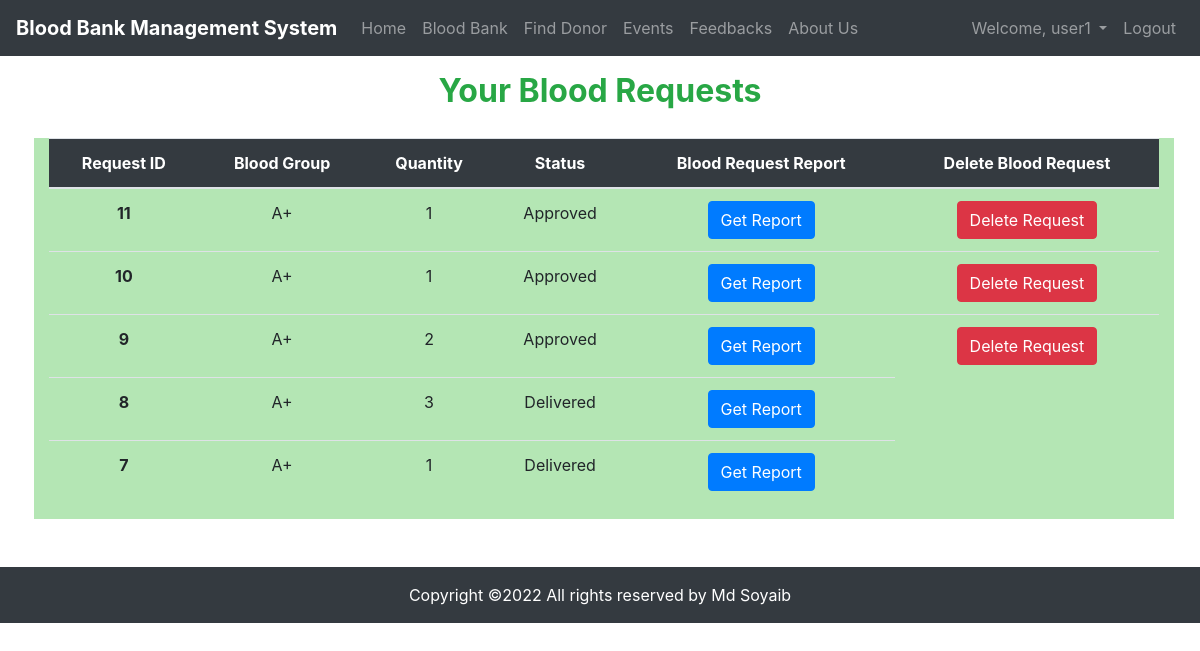
The page /blood_requests (signed in) on the database as committed earlier.
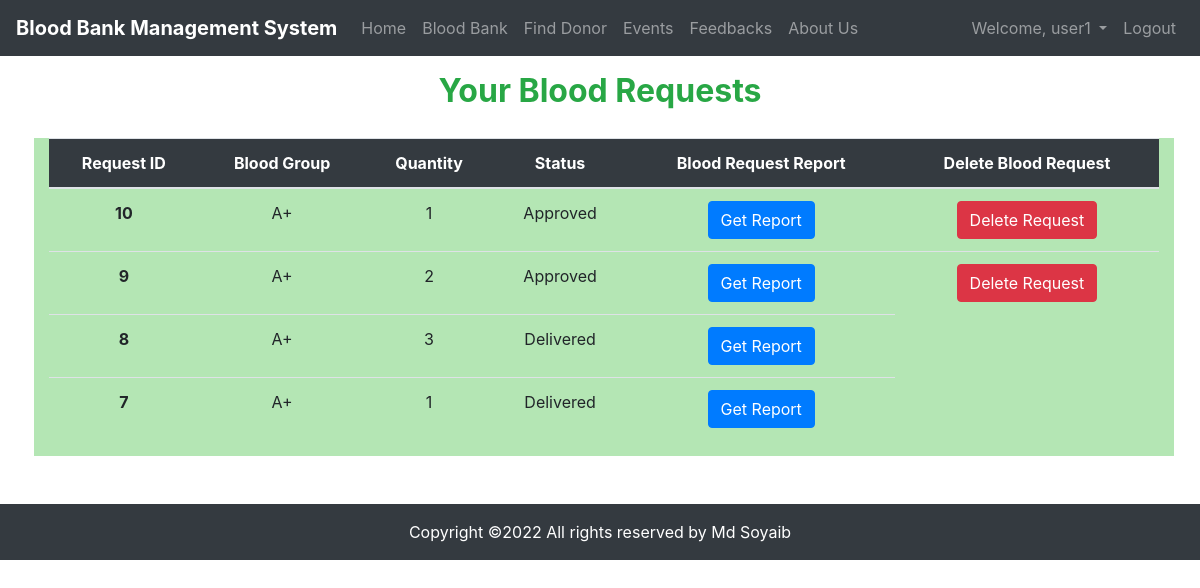
The same page on the database as committed later.
### app/models.py (models this page shows)
class BloodRequest(models.Model):
    status = (
        ("Approved", "Approved"),
        ("Delivered", "Delivered"),
        ("Canceled", "Canceled"),
    )
    blood = models.ForeignKey(Blood, on_delete=models.PROTECT, null=True, blank=True)
    user = models.ForeignKey(CustomUser, on_delete=models.PROTECT, null=True, blank=True)
    amount = models.PositiveIntegerField(null=True, blank=True)
    status = models.CharField(max_length=20, null=True, blank=True, choices=status, default="Approved")
    created_at = models.DateTimeField(auto_now_add=True, blank=True, null=True)
    updated_at = models.DateTimeField(auto_now=True, blank=True, null=True)

class Blood(models.Model):
    group = models.CharField(verbose_name=_("Blood Group"), max_length=10, unique=True, null=True, blank=True)
    stock = models.PositiveIntegerField(null=True, blank=True)
    photo = models.ImageField(null=True, blank=True, upload_to='blood')
    status = models.BooleanField(null=True, blank=True)
    created_at = models.DateTimeField(auto_now_add=True, blank=True, null=True)
    updated_at = models.DateTimeField(auto_now=True, blank=True, null=True)

### app/views.py (the view)
# urls.py: path('blood_requests', BloodRequestHistory.as_view(), name="blood_requests"),
class BloodRequestHistory(View):
    def get(self, request):
        user = request.user
        if user.is_authenticated:
            brequest = BloodRequest.objects.filter(user=user).order_by('-id')
            return render(request, 'blood_request_history.html', {'brequest':brequest})
        else:
            messages.warning(request, "Login first to access that page")
            return redirect('login')

### templates/blood_request_history.html (shortened to what this page needs)
{% extends 'base.html' %}
{% block content %}
    <div class="container">
        <div class="row">
            <div class="col-lg-12 text-center pt-3 pb-3 text-success">
                <h2><b>Your Blood Requests</b></h2>
            </div>
            <div class="col-lg-12 ml-1 mr-1 mt-1 mb-5" style="background-color: rgb(180, 230, 180);">
                <table class="table table-hover text-center">
                    <thead class="bg-dark text-white">
                      <tr>
                        <th scope="col">Request ID</th>
                        <th scope="col">Blood Group</th>
                        <th scope="col">Quantity</th>
                        <th scope="col">Status</th>
                        <th scope="col">Blood Request Report</th>
                        <th scope="col">Delete Blood Request</th>
                      </tr>
                    </thead>
                    <tbody>
                        {% for brequest in brequest %}
                        <tr>
                            <th scope="row">{{brequest.id}}</th>
                            <td>{{brequest.blood.group}}</td>
                            <td>{{brequest.amount}}</td>
                            <td>{{brequest.status}}</td>
                            <td><button class="btn btn-primary" type="submit"><a href="blood_requests/report/{{brequest.id}}" class="text-white" style="text-decoration: none;" target="_blank">Get Report</a></button></td>
                            <form method="post" action="delete_blood_request">
                                {% if brequest.status == "Approved" %}
                                <td><button class="btn btn-danger" type="submit">Delete Request</button></td>
                                {% endif %}
                            </form>
                        </tr>
                        {% endfor %}
                    </tbody>
                </table>
            </div>
        </div>
    </div>
{% endblock content %}

Rows that differ between the two databases and show on the page:
removed BloodRequest: id "11", blood.group "A+", amount "1", status "Approved"
